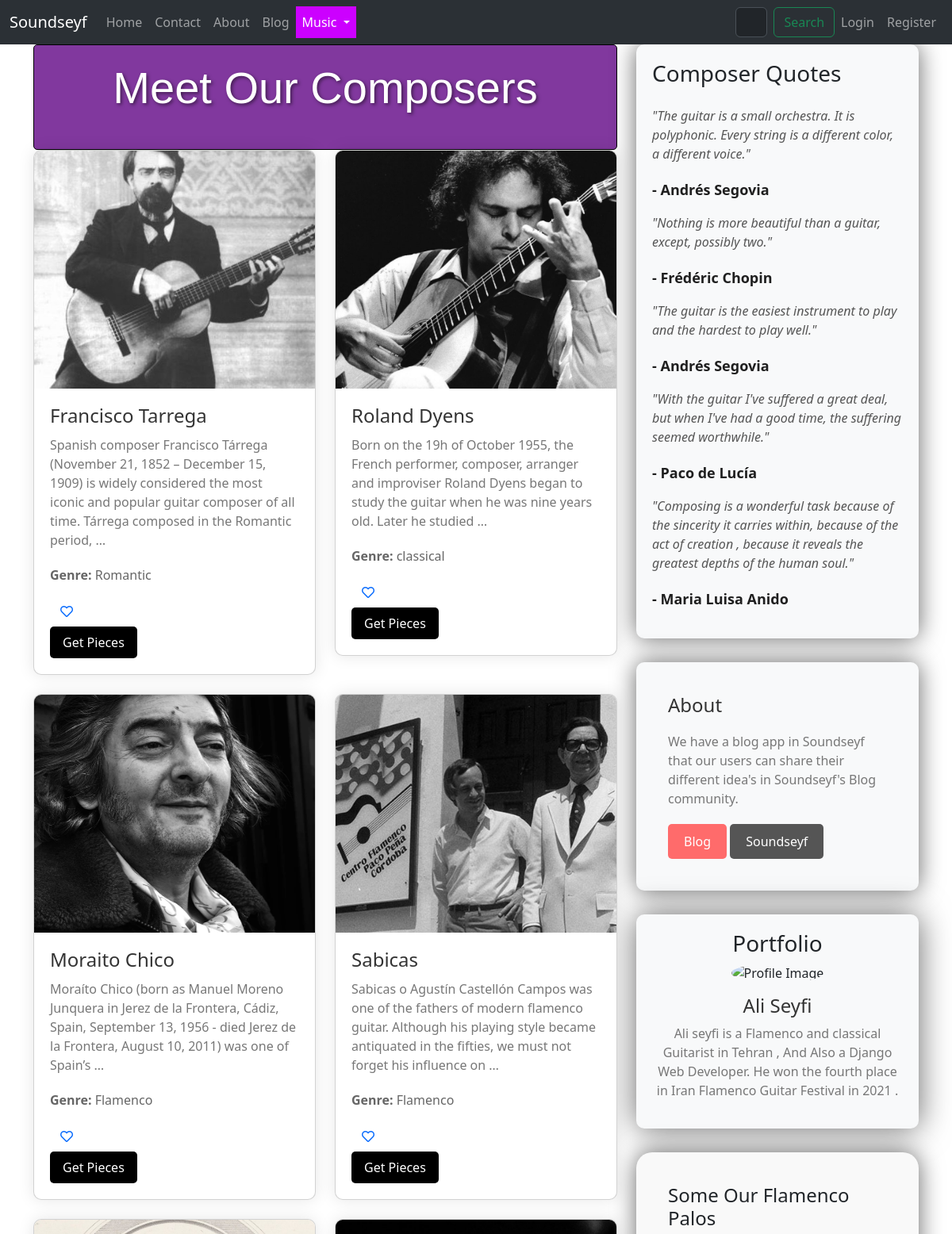
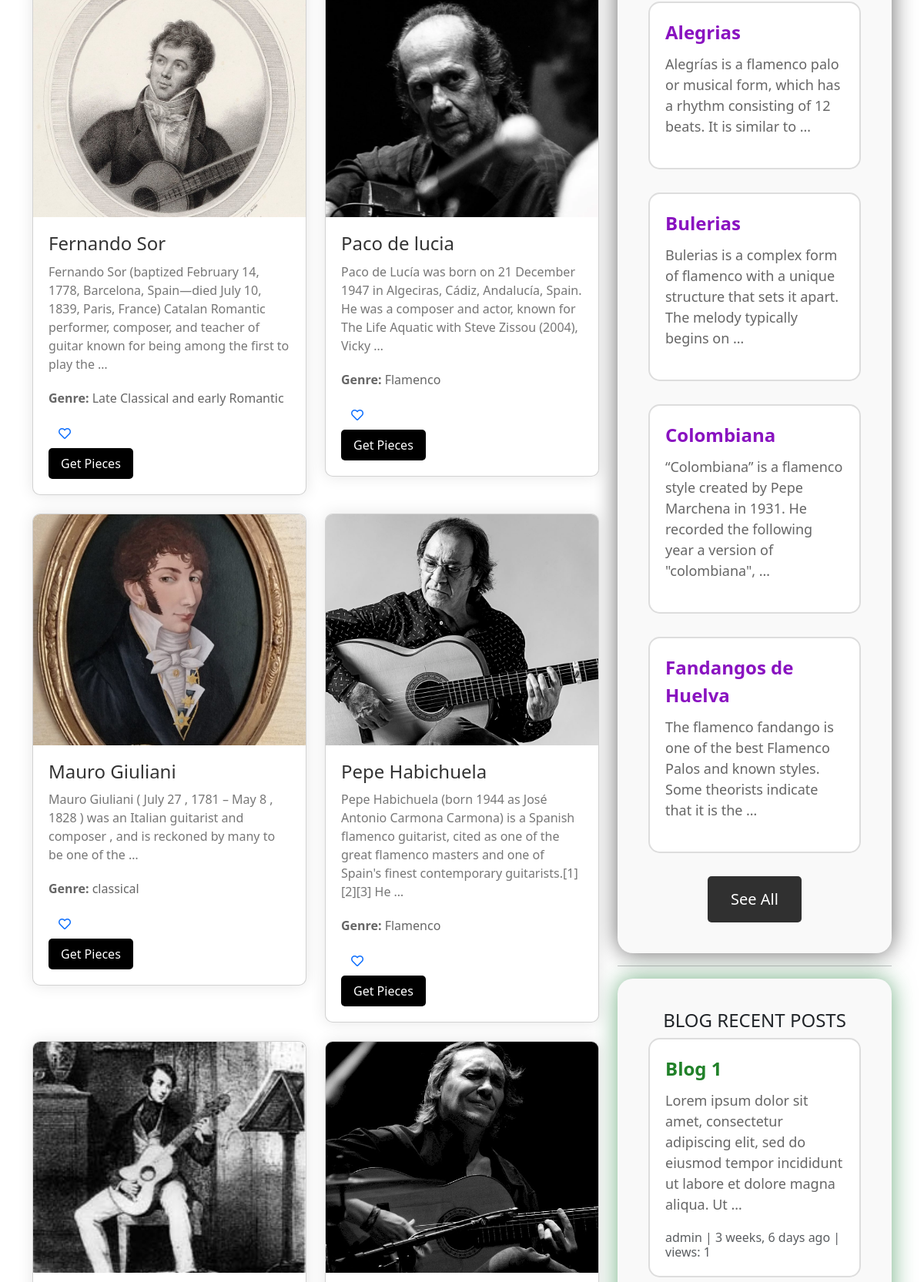
Screenshot of /music/composers (upper part) with the database file from the repository (2 pictures, top to bottom).
### music/models.py (models this page shows, shortened)
class Composer(models.Model):
    name = models.CharField(max_length=255,null=True,blank=True)
    biography = models.TextField(null=True, blank=True)
    image = models.ImageField(upload_to="Composers/" , default="default.jpg")
    genre = models.CharField(max_length=255,null=True,blank=True)
    nationality = models.CharField(blank=True,null=True,max_length=255)

class Palo(models.Model):
    name = models.CharField(max_length=255)
    description = models.TextField(null=True)
    song = models.FileField(upload_to="palos/")
    song_detail = models.TextField(null=True,blank=True)

### blog/models.py (models this page shows, shortened)
class Post(models.Model):
    title = models.CharField(max_length=255,unique=True)
    slug = models.SlugField(max_length=255,unique=True)
    author = models.ForeignKey(User,on_delete=models.CASCADE,null=True)
    content = models.TextField(null=True,blank=True)
    created_on = models.DateTimeField(auto_now_add=True)
    updated_on = models.DateTimeField(auto_now=True)
    published_on = models.DateTimeField(null=True)
    status = models.CharField(max_length=255,choices=STATUS_CHOICES)
    counted_views = models.IntegerField(default=0)
    login_required = models.BooleanField(default=False)
    class Meta:
        ordering = ['-created_on']

### music/views.py (the view)
# urls.py: path('composers',ComposersView , name="composers" ),
def ComposersView(request):
    composers = Composer.objects.all()
    p = Paginator(composers,10)
    try:
        page_number = request.GET.get('page')
        composers = p.get_page(page_number)
    except EmptyPage:
        composers = composers.get_page(1)
    except PageNotAnInteger:
        composers = composers.get_page(1)
    if request.user.is_authenticated:
         favorited_composer_ids = set(request.user.favoritecomposer_set.values_list('composer__id', flat=True))
         context = {"composers": composers, "favorited_composer_ids": favorited_composer_ids}
         return render(request,'music/composers.html',context)
    else:
         context = {"composers": composers}
         return render(request,'music/composers.html',context)

### blog/templatetags/blog-tags.py (called while the page is built)
@register.inclusion_tag('blog/recentposts.html')
def recentpost():
    recentposts = Post.objects.all().order_by('published_on')[:3]
    return  {"recentposts":recentposts}

### music/templatetags/music-tags.py (called while the page is built)
@register.inclusion_tag('music/somepalos.html')
def somepalos():
    somepalos = Palo.objects.all().order_by('name')[:4]
    return  {"somepalos":somepalos}

### templates/music/composers.html (shortened to what this page needs)
{% extends "base.html" %}
{% load static %}
{% load music-tags %}
{% load blog-tags %}
{% load thumbnail %}
{% block content %}
<div class="container">
  <div class="row">
    <div class="col-md-8">
      <div style="background-color: #81389e; border: 1px solid #000000; border-radius: 5px; padding: 20px;">
        <h2 class="card-title text-center mb-4" style="font-size: 3.5rem; font-family: 'Oswald', sans-serif; color: #ffffff; text-shadow: 2px 2px 4px rgba(0, 0, 0, 0.5);">Meet Our Composers</h2>
      </div>
        <div class="row">
        {% for composer in composers %}
        <div class="col-md-6 mb-4">
          <div class="card composer-card">
            <img src="{% thumbnail composer.image "600x400" crop="center" as im %}{{ im.url }}{% endthumbnail %}"
              alt="{{ composer.name }}" class="card-img-top composer-image">
            <div class="composer-details">
              <a style="text-decoration: none;" href="{% url 'music:pieces' cid=composer.id %}"><h3 class="card-title composer-name">{{ composer.name }}</h3></a>
              <p class="card-text composer-bio">{{ composer.biography|truncatewords:30 }}</p>
              <p class="composer-genre"><strong>Genre:</strong> {{ composer.genre }}</p>
              <form action="{% url 'music:Favorites' composer_id=composer.id %}" method="post">
                <button type="submit" class="btn btn-link composer-like-button" aria-label="Favorite Composer">
                  {% if composer.id in favorited_composer_ids %}
                    <i class="fas fa-heart text-danger"></i>
                  {% else %}
                    <i class="far fa-heart"></i>
                  {% endif %}
                </button>
              </form>
              <a href="{% url 'music:pieces' cid=composer.id %}"
                class="btn btn-primary composer-button">Get Pieces</a>
            </div>
          </div>
        </div>
        {% endfor %}
      </div>
    </div>
    <div class="col-md-4">
      <div class="quote-card" style="box-shadow: 0 0 30px rgba(0, 0, 0, 0.6);">
        <h3 class="mb-4">Composer Quotes</h3>
        <ul class="list-unstyled">
          <li>
            <p class="quote-text">"The guitar is a small orchestra. It is polyphonic. Every string is a different color, a different voice."</p>
            <p class="quote-author">- Andrés Segovia</p>
          </li>
          <li>
            <p class="quote-text">"Nothing is more beautiful than a guitar, except, possibly two."</p>
            <p class="quote-author">- Frédéric Chopin</p>
          </li>
          <li>
            <p class="quote-text">"The guitar is the easiest instrument to play and the hardest to play well."</p>
            <p class="quote-author">- Andrés Segovia</p>
          </li>
          <li>
            <p class="quote-text">"With the guitar I've suffered a great deal, but when I've had a good time, the suffering seemed worthwhile."</p>
            <p class="quote-author">- Paco de Lucía</p>
          </li>
          <li>
            <p class="quote-text">"Composing is a wonderful task because of the sincerity it carries within, because of the act of creation , because it reveals the greatest depths of the human soul."</p>
            <p class="quote-author">- Maria Luisa Anido</p>
          </li>
        </ul>
      </div>
      <div class="about-section" style="box-shadow: 0 0 30px rgba(0, 0, 0, 0.6);">
        <h3 class="about-header">About</h3>
        <p class="about-text">We have a blog app in Soundseyf that our users can share their different idea's in Soundseyf's Blog community.</p>
        <a href="{% url 'blog:blog-home' %}" class="btn btn-danger visit-website-button">Blog</a>
        <a href="{% url 'website:about' %}" class="btn btn-secondary visit-website-button" style="background-color: #555;">Soundseyf</a>
      </div>
      <div class="portfolio-section">
        <div style="box-shadow: 0 0 40px rgba(0, 0, 0, 0.6);" class="portfolio-item">
          <h3>Portfolio</h3>
            <img src="{% static 'images/Ali.png' %}" alt="Profile Image" class="profile-image">
            <h4>Ali Seyfi</h4>
            <p>Ali seyfi is a Flamenco and classical Guitarist in Tehran , And Also a Django Web Developer. He won the fourth place in Iran Flamenco Guitar Festival in 2021 .</p>
        </div>
    </div>
    {% somepalos %}
    <hr>
    {% recentpost %}
  </div>
    </div>
  </div>
{% endblock %}

### templates/base.html (shortened to what this page needs)
{% load static %}
{% load thumbnail %}
<!doctype html>
<html lang="en">
<head>
    <link href="https://cdn.jsdelivr.net/npm/bootstrap@5.3.3/dist/css/bootstrap.min.css" rel="stylesheet"
>
    <link rel="stylesheet" href="https://cdnjs.cloudflare.com/ajax/libs/font-awesome/5.15.4/css/all.min.css">
</head>
<body data-bs-theme="light">
    <nav class="navbar navbar-expand-lg bg-body-tertiary" data-bs-theme="dark">
        <div class="container-fluid">
            <a class="navbar-brand" href="{% url 'website:index' %}">Soundseyf</a>
            <div class="collapse navbar-collapse" id="navbarSupportedContent">
                <ul class="navbar-nav me-auto mb-2 mb-lg-0">
                    <li class="nav-item">
                        <a class="nav-link {% if request.path == '/' %}active{% endif %}" aria-current="page"
                            href="{% url 'website:index' %}">Home</a>
                    </li>
                    <li class="nav-item">
                        <a class="nav-link {% if '/contact/' in request.path %}active{% endif %}"
                            href="{% url 'website:contact' %}">Contact</a>
                    </li>
                    <li class="nav-item">
                        <a class="nav-link {% if '/about' in request.path %}active{% endif %}"
                            href="{% url 'website:about' %}">About</a>
                    </li>
                    <li class="nav-item">
                        <a class="nav-link {% if '/blog/' in request.path %}active{% endif %}"
                            href="{% url 'blog:blog-home' %}">Blog</a>
                    </li>
                    <li class="nav-item dropdown">
                        <a class="nav-link dropdown-toggle dropdown-toggle-arrow {% if '/music/' in request.path %}active{% endif %}"
                            href="#" role="button" data-bs-toggle="dropdown" aria-expanded="false">
                            Music
                        </a>
                    </li>
                </ul>
                <form style="padding-left: 45%;" method="get" class="d-flex me-auto" role="search"
                    action="{% url 'music:search' %}">
                    <input class="form-control me-2" name="s" type="search" placeholder="Search Composer fullname"
                        aria-label="Search" list="composer-list">
                    <button class="btn btn-outline-success" type="submit">Search</button>
                </form>
                <ul class="navbar-nav ms-auto">
                    {% if request.user.is_authenticated %}
                    <li class="nav-item dropdown">
                        <a class="nav-link dropdown-toggle" href="#" id="userDropdown" role="button"
                            data-bs-toggle="dropdown" aria-expanded="false">
                            {{ request.user.username }}
                        </a>
                        <ul class="dropdown-menu dropdown-menu-end" aria-labelledby="userDropdown">
                            <li><a class="dropdown-item" href="{% url 'music:Likes' %}">Favorites</a></li>
                            <li>
                                <hr class="dropdown-divider">
                            </li>
                            <li><a class="dropdown-item" href="{% url 'accounts:logout' %}">Logout</a></li>
                        </ul>
                    </li>
                    {% else %}
                    <li class="nav-item">
                        <a class="nav-link btn btn-primary" href="{% url 'accounts:login' %}">Login</a>
                    </li>
                    <li class="nav-item">
                        <a class="nav-link btn btn-success" href="{% url 'accounts:register' %}">Register</a>
                    </li>
                    {% endif %}
                </ul>
            </div>
        </div>
    </nav>
    {% block content %}
    {% endblock content %}
</body>
</html>
{% load sweetify %}

### templates/music/somepalos.html (shortened to what this page needs)
{% load static %}
<!DOCTYPE html>
<html lang="en">
<head>
</head>
<body>
    <div class="flamenco-container">
        <h4>Some Our Flamenco Palos</h4>
        {% for palo in somepalos %}
        <div class="flamenco-palo">
            <div class="flamenco-title">{{ palo.name }}</div>
            <div class="flamenco-snippet">{{ palo.description|truncatewords:20 }}</div>
        </div>
        {% endfor %}
        <a href="{% url 'music:palos' %}" class="see-all-button">See All</a>
    </div>
</body>
</html>

### templates/blog/recentposts.html (shortened to what this page needs)
{% load static %}
{% load humanize %}
<!DOCTYPE html>
<html lang="en">
<head>
</head>
<body>
    <div class="blog-container">
        <h4>BLOG RECENT POSTS</h4>
        {% for post in recentposts %}
        <div class="blog-env">
            <div class="blog-title">{{ post.title }}</div>
            <div class="blog-snippet">{{ post.content|truncatewords:20 }}</div>
            <p class="card-text text-muted h6">{{ post.author }} | {{post.created_on|naturaltime }} | views: {{post.counted_views}}</p>
        </div>
        {% endfor %}
    </div>
</body>
</html>

### templates/base.html (style rules this page uses)
.navbar-nav .nav-link.active { color: rgb(255, 255, 255); background-color: rgb(204, 0, 255); }

### templates/music/composers.html (style rules this page uses)
.composer-card { background-color: #fff; border-radius: 10px; box-shadow: 0 0 20px rgba(0, 0, 0, 0.1); overflow: hidden; transition: transform 0.3s ease; }
.composer-image { width: 100%; height: 300px; object-fit: cover; }
.composer-details { padding: 20px; }
.composer-name { font-size: 1.5rem; color: #333; margin-bottom: 10px; }
.composer-genre { font-size: 1rem; color: #666; margin-bottom: 15px; }
.composer-bio { font-size: 1rem; color: #777; margin-bottom: 20px; }
.composer-button { background-color: #000000; color: #fff; border: none; padding: 8px 16px; border-radius: 5px; font-size: 1rem; transition: background-color 0.3s ease; }
.quote-card { background-color: #f8f9fa; border-radius: 10px; padding: 20px; margin-bottom: 20px; }
.quote-text { font-style: italic; color: #555; margin-bottom: 20px; }
.quote-author { font-weight: bold; color: #1f1f1f; font-size: large; }
.about-section { background-color: #f8f9fa; padding: 40px; border-radius: 10px; margin-top: 30px; }
.about-header { font-size: 1.5rem; color: #333; margin-bottom: 20px; }
.about-text { font-size: 1rem; color: #777; margin-bottom: 20px; }
.visit-website-button { background-color: #ff6b6b; color: #fff; border: none; padding: 10px 20px; border-radius: 5px; font-size: 1rem; transition: background-color 0.3s ease; }
.portfolio-section { margin-top: 30px; }
.portfolio-item { margin-bottom: 30px; padding: 20px; background-color: #f8f9fa; border-radius: 10px; box-shadow: 0 0 20px rgba(0, 0, 0, 0.1); text-align: center; }
.profile-image { width: 200px; height: 200px; border-radius: 50%; margin: 0 auto 15px; object-fit: cover; }
.portfolio-item h4 { font-size: 1.5rem; color: #333; }
.portfolio-item p { font-size: 1rem; color: #777; }

### templates/music/somepalos.html (style rules this page uses)
.flamenco-container { background-color: #f9f9f9; padding: 40px; border-radius: 20px; box-shadow: 0 0 30px rgba(0, 0, 0, 0.6); max-width: 800px; margin: 0 auto; display: flex; flex-direction: column; align-items: center; }
.flamenco-palo { margin-bottom: 30px; padding: 20px; border: 2px solid #ddd; border-radius: 15px; background-color: #ffffff; transition: transform 0.3s ease; max-width: 600px; width: 100%; position: relative; }
.flamenco-palo::after { content: ""; position: absolute; top: 0; left: 0; right: 0; bottom: 0; border-radius: 15px; box-shadow: 0 0 20px rgba(0, 0, 0, 0.3); opacity: 0; transition: opacity 0.3s ease; }
.flamenco-title { font-size: 24px; font-weight: bold; color: #8912c0; margin-bottom: 10px; }
.flamenco-snippet { font-size: 18px; color: #666; margin-bottom: 20px; }
.see-all-button { padding: 15px 30px; background-color: #303030; color: #fff; border: none; border-radius: 5px; cursor: pointer; transition: background-color 0.3s ease; text-decoration: none; font-size: 20px; }

### templates/blog/recentposts.html (style rules this page uses)
.blog-container { background-color: #f9f9f9; padding: 40px; border-radius: 20px; box-shadow: 0 0 30px rgba(18, 120, 47, 0.6); max-width: 800px; margin: 0 auto; display: flex; flex-direction: column; align-items: center; }
.blog-env { margin-bottom: 30px; padding: 20px; border: 2px solid #ddd; border-radius: 15px; background-color: #ffffff; transition: transform 0.3s ease; max-width: 600px; width: 100%; position: relative; }
.blog-env::after { content: ""; position: absolute; top: 0; left: 0; right: 0; bottom: 0; border-radius: 15px; box-shadow: 0 0 20px rgba(0, 0, 0, 0.3); opacity: 0; transition: opacity 0.3s ease; }
.blog-title { font-size: 24px; font-weight: bold; color: #218129; margin-bottom: 10px; }
.blog-snippet { font-size: 18px; color: #666; margin-bottom: 20px; }
.see-all-button { padding: 15px 30px; background-color: #303030; color: #fff; border: none; border-radius: 5px; cursor: pointer; transition: background-color 0.3s ease; text-decoration: none; font-size: 20px; }

### rows the page displays
Composer: image (picture), name "Francisco Tarrega", biography "Spanish composer Francisco Tárrega (November 21, 1852 – December 15, 1909) is widely considered the most iconic and popular guitar composer of all time. Tárrega composed in the Romantic period, …", genre "Romantic"
Composer: image (picture), name "Roland Dyens", biography "Born on the 19h of October 1955, the French performer, composer, arranger and improviser Roland Dyens began to study the guitar when he was nine years old. Later he studied …", genre "classical"
Composer: image (picture), name "Moraito Chico", biography "Moraíto Chico (born as Manuel Moreno Junquera in Jerez de la Frontera, Cádiz, Spain, September 13, 1956 - died Jerez de la Frontera, August 10, 2011) was one of Spain’s …", genre "Flamenco"
Composer: image+name (picture), name "Sabicas", biography "Sabicas o Agustín Castellón Campos was one of the fathers of modern flamenco guitar. Although his playing style became antiquated in the fifties, we must not forget his influence on …", genre "Flamenco"
Composer: image (picture), name "Fernando Sor", biography "Fernando Sor (baptized February 14, 1778, Barcelona, Spain—died July 10, 1839, Paris, France) Catalan Romantic performer, composer, and teacher of guitar known for being among the first to play the …", genre "Late Classical and early Romantic"
Composer: image (picture), name "Paco de lucia", biography "Paco de Lucía was born on 21 December 1947 in Algeciras, Cádiz, Andalucía, Spain. He was a composer and actor, known for The Life Aquatic with Steve Zissou (2004), Vicky …", genre "Flamenco"
Composer: image (picture), name "Mauro Giuliani", biography "Mauro Giuliani ( July 27 , 1781 – May 8 , 1828 ) was an Italian guitarist and composer , and is reckoned by many to be one of the …", genre "classical"
Composer: image (picture), name "Pepe Habichuela", biography "Pepe Habichuela (born 1944 as José Antonio Carmona Carmona) is a Spanish flamenco guitarist, cited as one of the great flamenco masters and one of Spain's finest contemporary guitarists.[1][2][3] He …", genre "Flamenco"
Composer: image (picture)
Composer: image (picture)
Palo: name "Alegrias", description "Alegrías is a flamenco palo or musical form, which has a rhythm consisting of 12 beats. It is similar to …"
Palo: name "Bulerias", description "Bulerias is a complex form of flamenco with a unique structure that sets it apart. The melody typically begins on …"
Palo: name "Colombiana", description "“Colombiana” is a flamenco style created by Pepe Marchena in 1931. He recorded the following year a version of \"colombiana\", …"
Palo: name "Fandangos de Huelva", description "The flamenco fandango is one of the best Flamenco Palos and known styles. Some theorists indicate that it is the …"
Post: title "Blog 1", content "Lorem ipsum dolor sit amet, consectetur adipiscing elit, sed do eiusmod tempor incididunt ut labore et dolore magna aliqua. Ut …", author "admin", created_on "3 weeks, 6 days ago", counted_views "1"
